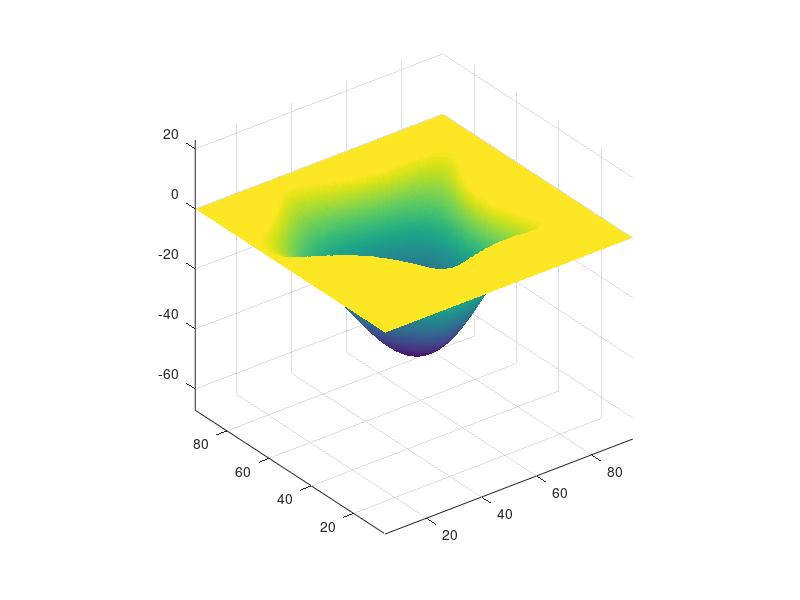

Write the MATLAB code that produced this figure. (Note: this script raises an error after producing the figure.)
clc
clear all


%------------------------------------------
load dane_jezioro   % dane XX, YY, FF sa potrzebne jedynie do wizualizacji problemu. 
surf(XX,YY,FF)
shading interp
axis equal
%------------------------------------------


%------------------------------------------
% Implementacja Monte Carlo dla f(x,y) w celu obliczenia objetosci wody w zbiorniku wodnym. 
% Calka = ?
% Nalezy skorzystac z nastepujacej funkcji:
% z = glebokosc(x,y); % wyznaczanie glebokosci jeziora w punkcie (x,y),
% gdzie x i y sa losowane
%------------------------------------------

maxx = 100;
maxy = 100;
minx = 0;
miny = 0;
maxz = 0;
minz = -50;

fmax = 0;
fmin = 44;

N_1 = 0;
N = 1e5;
for i = 1:N
    %losujemy punkt
    x = rand()*(maxx - minx) + minx;
    y = rand()*(maxy - miny) + miny;
    z = rand()*(maxz - minz) + minz;
    
    %wyznaczamy wartosc funkcji w tym punkcie
    fxy = glebokosc(x,y);

    %sprawdzamy czy wylosowany wczesniej wartosc jest NAD dnem jeziora
    if z<= fmax && z >= fxy
        N_1 = N_1 + 1;
    end
end

result = (N_1/N)*((maxx-minx) * (maxy-miny) *(maxz - minz))
